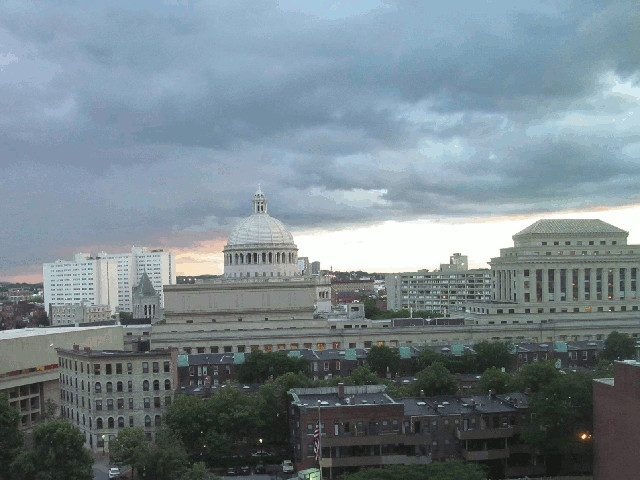
#> input picture Alumnos/jorge_altamirano/tarea2.color.png, 640 x 480 px
$ jupyter execute --allow-errors Tarea2.ipynb
#> lines starting #> are read from the running program, lines starting #| are printed output that depends on the picture
# Proyecto 2: Propedéutico
Alumno: Jorge III Altamirano Astorga

## Parte 1: Teoría de Álgebra Lineal y Optimización

*Necesito estudiar esta parte*

## Parte 2: Aplicaciones en Python

[cell 1]
import numpy as np
from PIL import Image
import matplotlib.pyplot #import matplotlib.pyplot as plt

img = Image.open("tarea2.color.png")
#> img is the input picture: PIL image 640x480 RGB; mean R, G, B 119.3, 133.7, 141
img

[cell 2]
img = img.convert("LA")
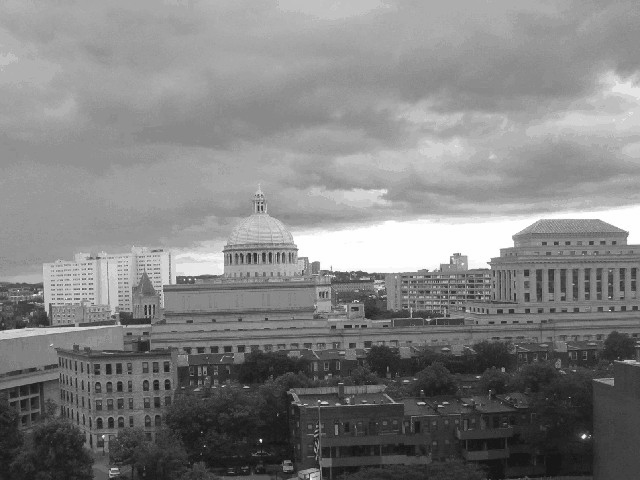
#> img: PIL image 640x480 LA; mean R, G, B, A 130.2, 130.2, 130.2, 255
row, col =  img.size
#> row = 640; col = 480
data = np.zeros((row*col, 5))
matplotlib.pyplot.figure(figsize=(9, 6))
matplotlib.pyplot.imshow(img)
img

### 1. SVD

[cell 3]
A = np.matrix(img.getdata(band=0), float)
A

[cell 4]
A.shape = (img.size[1], img.size[0])
A.size
#> Out = 307200

[cell 5]
u, s, v = np.linalg.svd(A, full_matrices=1)
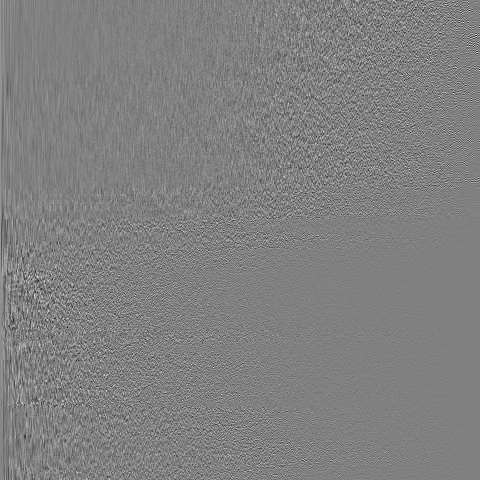
#> u: shape (480, 480) float64; min -0.362, max 0.355, mean 8.52e-05; drawn with min black and max white
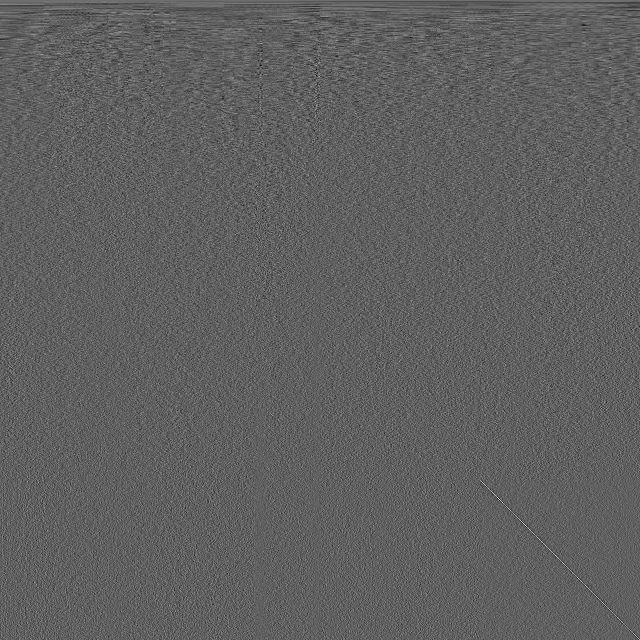
#> v: shape (640, 640) float64; min -0.267, max 0.441, mean 6.53e-05; drawn with min black and max white
#> s = 480 values, max 76878.8 at index 0, min 3.08 at index 479, mean 424.8

[cell 6]
matplotlib.pyplot.figure(figsize=(9,6))
matplotlib.pyplot.imshow(img, cmap='gray')
for k in range(2,100,10):
    B = np.matrix(u[:, :k]) * np.diag(s[:k]) * np.matrix(v[:k, :])
    matplotlib.pyplot.imshow(B, cmap='gray')
    matplotlib.pyplot.title("k = " + str(k))
    matplotlib.pyplot.show()
#> this loop made 10 passes
#> pass 1, `B = np.matrix(u[:, :k]) * np.diag(s[:k]) * np.matrix(v[:k, :])`:
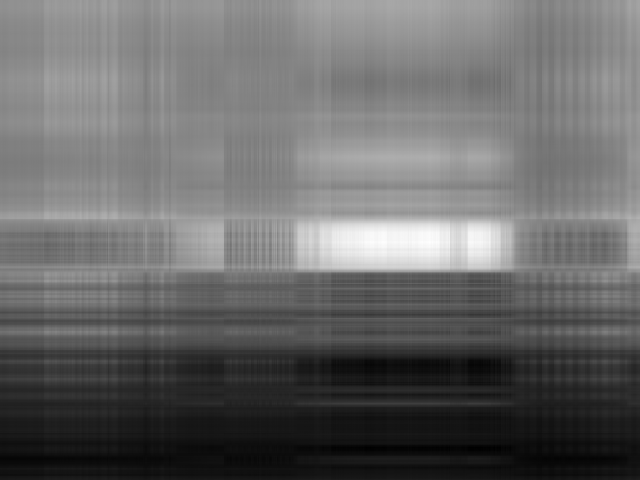
#> B: shape (480, 640) float64; min 32.71, max 270.5, mean 130.3; drawn with min black and max white
#> pass 2, `B = np.matrix(u[:, :k]) * np.diag(s[:k]) * np.matrix(v[:k, :])`:
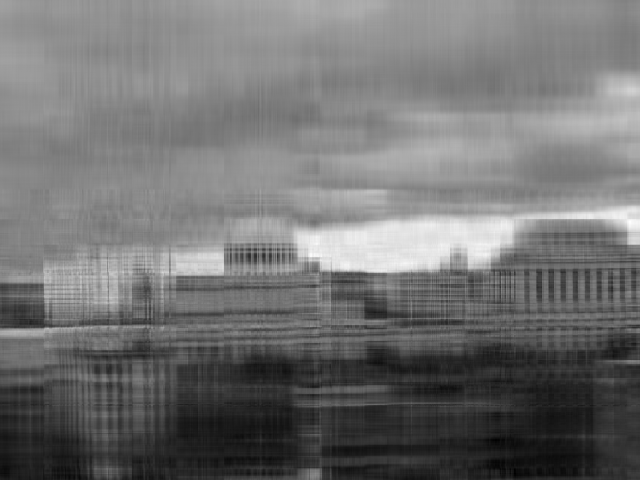
#> B: shape (480, 640) float64; min 6.94, max 283.6, mean 130.2; drawn with min black and max white

#### ¿Qué tiene que ver con la compresión de imágenes?
Como se puede observar, muchos algoritmos utilizan la compresión a través de la operación SVD, pues reduce el número de columnas, renglones en una matriz y va reduciéndose de manera progresiva el número de renglones y en consecuencia del tamaño de archivos, por ende perdiendo calidad.

### a. Pseudoinversa

[cell 7]
import numpy as np

def pinversa(A):
    u, s, v = np.linalg.svd(A)
    B = np.dot(v.transpose(), np.dot(np.diag(s**-1), u.transpose()))
    B = v.transpose() * (np.diag(s**-1)*u.transpose())
    return np.array(B)

A = np.matrix([[1,2,3],[4,5,6],[7,8,9]])
C = np.matrix([[1,2],[4,5]])
C = pinversa(C)
C

Se muestra como al aplicar la inversa nuevamente vuelve a su forma original

[cell 8]
np.linalg.pinv(C)

### 3. Pandas

[cell 9]
import pandas as pd
import os
import numpy as np
import statsmodels.formula.api as sm

studysat = pd.read_csv("study_vs_sat.csv")
#> (reads Alumnos/FranciscoBahena/study_vs_sat.csv from the repository)
